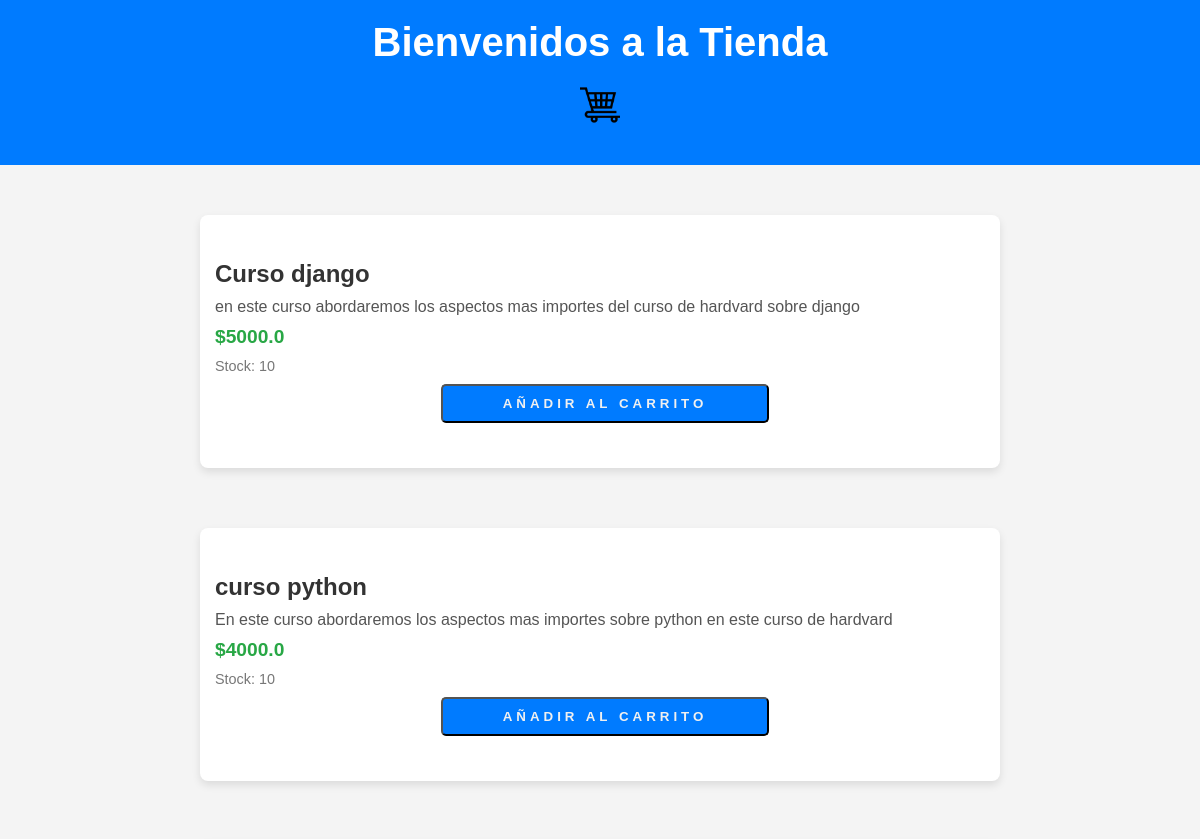
The app's page / (upper part), older data.
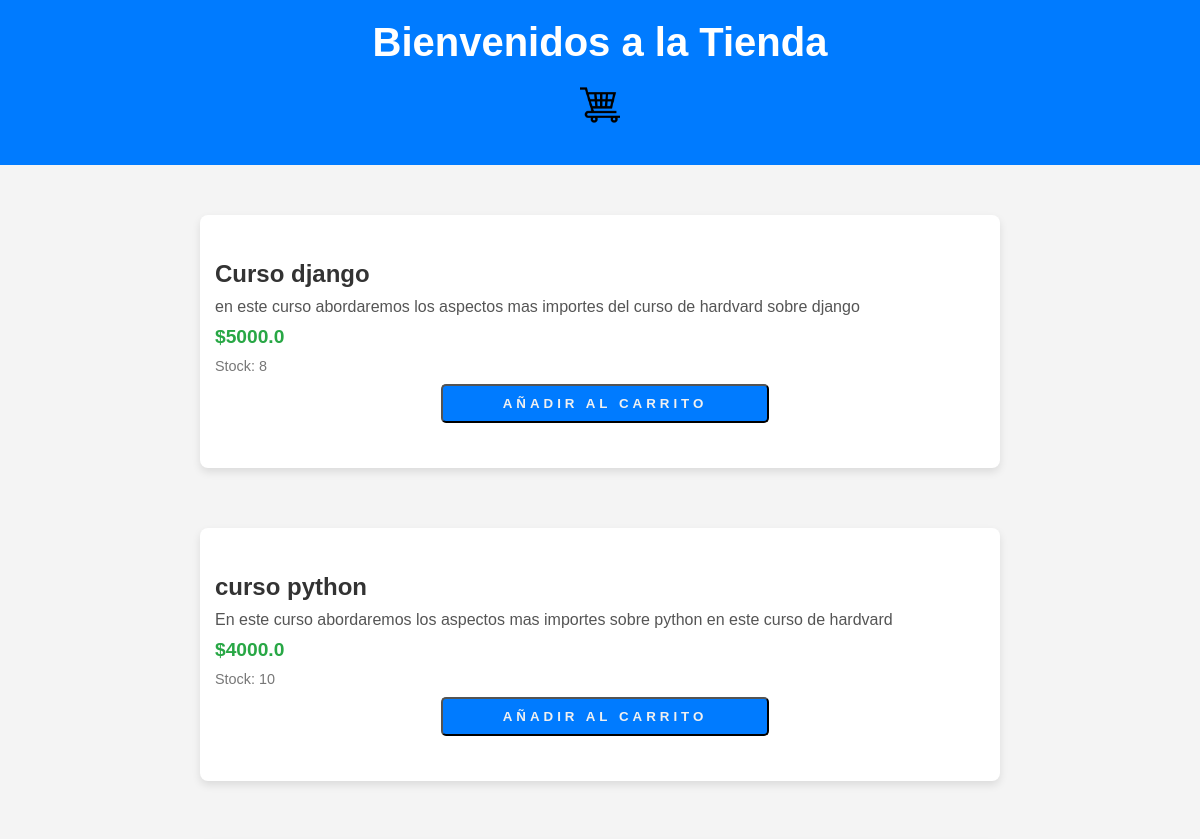
The same page, newer data.
### CarritoAplicacion/models.py (models this page shows, shortened)
class Producto(models.Model):
    nombre = models.CharField(max_length=50)
    descripcion = models.TextField()
    categoria = models.CharField(max_length=40)
    precio = models.FloatField()
    stock = models.IntegerField(default=0)

### CarritoAplicacion/views.py (the view)
# urls.py: path('', index, name="Index"), #incluyo para que levante el index
def index(request):
    productos = Producto.objects.all()
    return render(request, "index.html", {'productos': productos})

### CarritoAplicacion/context_processor.py (called while the page is built)
def ordenCompra(request):
    total = 0
    if request.user.is_authenticated:
        if "carrito" in request.session.keys():
            for key, value in request.session["carrito"].items():
                total += float(value["precioFinal"])
    return {"ordenCompra": total}

### CarritoAplicacion/templates/index.html (shortened to what this page needs)
<!DOCTYPE html>
{% load static %}
<html lang="es">
<head>
    <link rel="stylesheet" href="{% static 'css/estilos.css' %}">
</head>
<body>
    <header class="header">
        <h1 class="header-title">Bienvenidos a la Tienda</h1>
        <div class="container-icono-carrito">
            <img src="../static/img/shopping-trolley_4883608.png" alt="carrito" id="abrirModalBtn" class="btn-abrir-modal">
        </div>
    </header>
    <div class="container-main">
        <div class="productos-container">
            {% for producto in productos %}
            <div class="card">
                <div class="card-body">
                    <h2 class="card-title">{{ producto.nombre }}</h2>
                    <p class="card-description">{{ producto.descripcion }}</p>
                    <span class="card-price">${{ producto.precio }}</span>
                    <span class="card-stock">Stock: {{ producto.stock }}</span>
                    {% if producto.stock > 0 %}
                        <a href="{% url 'Agregar' producto.id %}" class="link-agregar">
                            <button class="btn-agregar">Añadir al carrito</button>
                        </a>
                    {% else %}
                        <button class="btn-agotado" disabled>Agotado</button>
                    {% endif %}
                </div>
            </div>
        {% endfor %}
        </div>
    </div>
</body>
</html>

Row changes from the older to the newer data that the page shows:
changed Producto "Curso django": stock "10" → "8"
